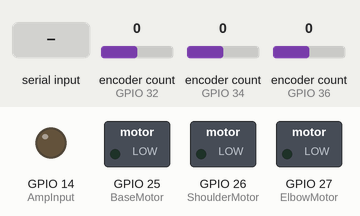
Simulated run of this sketch. Board: ESP32. Shown: switched loads named in the sketch (green lamp = pin HIGH), output pins drawn as LEDs (lit = HIGH). The inputs (shaded band) are chosen by the test bench; at power-on: encoder count (sensors on GPIO 32, GPIO 34, GPIO 36) 0. What the sketch prints to the serial monitor is not drawn.

Above: at 0.01 s.
At 3.6 s:
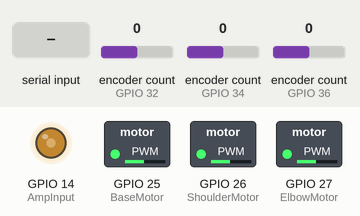
3.7 s: ";\n" received over Serial
At 5.1 s:
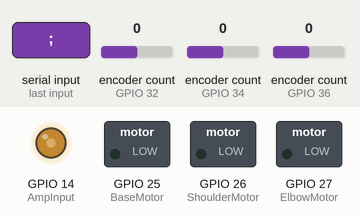
Timing chart, 0 to 6.7 s (numbered marks = the images above; inputs shaded):
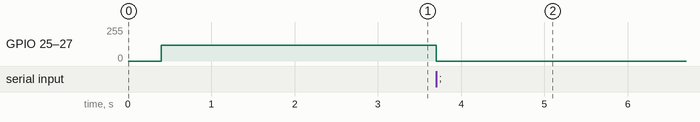

Measured:
- after the input at 3.7 s, GPIO 25 (BaseMotor), GPIO 26 (ShoulderMotor), GPIO 27 (ElbowMotor): 120/255 → 0/255 at once

The sketch:

working_serial_spring_balanced_arm.ino
```cpp
//for encoder
#include <ESP32Encoder.h>
ESP32Encoder BaseEnc;
ESP32Encoder ShoulderEnc;
ESP32Encoder ElbowEnc;

//for motors
const int BaseMotor = 25; // top pin right pin
const int ShoulderMotor = 26; // second top right pin
const int ElbowMotor = 27; //5th top right pin
const int AmpInput = 14; //6th top right pin


void setup() {
  Serial.begin(921600);
  // encoder setup
  // Enable the weak pull up resistors
	ESP32Encoder::useInternalWeakPullResistors = puType::up;

	// use pin 19 and 18 for the first encoder
	BaseEnc.attachFullQuad(32, 33);
  ShoulderEnc.attachFullQuad(34, 35);
  ElbowEnc.attachFullQuad(36, 39);
  //sets values for zeroing
  BaseEnc.setCount(-3000/2);
  ShoulderEnc.setCount(-2600/135*80);
  ElbowEnc.setCount(500);

  // motor output setup
  pinMode(BaseMotor, OUTPUT);
  delay(100);
  pinMode(ShoulderMotor, OUTPUT);
  delay(100);
  pinMode(ElbowMotor, OUTPUT);
  delay(100);
  // opamp output setup
  pinMode(AmpInput, OUTPUT);
  delay(100);
  //sets all the outputs so robot isnt moving
  analogWrite(AmpInput, 120);
  analogWrite(BaseMotor, 120);
  analogWrite(ShoulderMotor, 120);
  analogWrite(ElbowMotor, 120);

  delay(2000);
}

long int time_before_write;
long int time_after_write;

String EncoderValProcess = " ";
char EncoderValOutput[20] = {};
int *EncoderVals[2]={};
int MaxBytesForWrite = 20;
//max is 16, lowest is 12
int MinBytesForRead = 14;
char TerminatingChar = ';';
int PWMOutput[3] = {};
int PointInArray = 0;
char testarray[12] ={'1','1','1',' ','2','2','2',' ','3','3','3'};
const int PWMReadValuesLength = 12;
char PWMReadValues[PWMReadValuesLength] = {' ',' ',' ',' ',' ',' ',' ',' ',' ',' ',' ',' '};

// Input array struct: {'#', '#', '#', ' ', '#', '#', '#', ' ', '#', '#', '#', ';'}
// Output array struct: {'±', '#', '#', '#', '#', ' ', '±', '#', '#', '#', '#', ' ', '±', '#', '#', '#', ';'}

String num = "";
char c;
int vals[] = {0, 0, 0};

void loop() {


  time_before_write = micros();
  //records values for writing to computer for encoder values

  EncoderValProcess = String(BaseEnc.getCount()) + ":" + String(ShoulderEnc.getCount()) + ":" + String(ElbowEnc.getCount()) + ";" + '\n';

  EncoderValProcess.toCharArray(EncoderValOutput, 20);


  //if reading slows down function enough can remove
  while (Serial.availableForWrite() < MaxBytesForWrite){}
  Serial.write(EncoderValOutput, MaxBytesForWrite);

  //for reading
  if(Serial.available()){// checks that there is a char to read
    //Serial.println("test");
    c = Serial.read();//stores in value from buffer
    if (c == ':') {//checks for end of values
      vals[PointInArray] = num.toInt(); // sets values to the assinged joint in vals
      num = "";// reset
      PointInArray++;
    } else if (c == ';') {
      vals[PointInArray] = num.toInt();
      num = "";
      PointInArray = 0;
      //Serial.write('1');
      analogWrite(BaseMotor,vals[0]);
      analogWrite(ShoulderMotor,vals[1]);
      analogWrite(ElbowMotor,vals[2]);

    } else {
      num += c;
    }

  }
  //match with ros2 code
  while(time_after_write - time_before_write < 300){
    time_after_write =micros();
  }
  //Serial.println(time_before_write - time_after_write);

}
```
